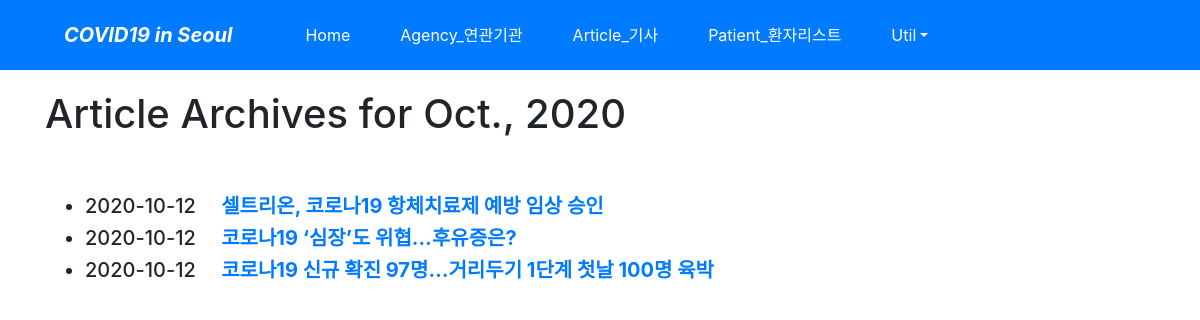
The page /article/archive/2020/oct/ on the database its author committed.
### article/models.py (models this page shows, shortened)
class Post(models.Model):
    title = models.CharField(verbose_name='TITLE', max_length=50) #기사제목
    slug = models.SlugField('SLUG', unique=True, allow_unicode=True, help_text='one word for title alias.')
    description = models.CharField('DESCRIPTION', max_length=100, blank=True, help_text='simple description text.') # 기사 설명
    content = models.TextField('CONTENT') # 기사 내용
    create_dt = models.DateTimeField('CREATE DATE', auto_now_add=True) #기사 날짜
    modify_dt = models.DateTimeField('MODIFY DATE', auto_now=True) # 기사 수정 날짜
    url = models.URLField('URL', unique=True) # 원본 기사 URL
    class Meta:
        verbose_name = 'post'
        verbose_name_plural = 'posts'
        db_table = 'article_posts'
        ordering = ('-modify_dt',)
    def get_absolute_url(self):
        return reverse('article:post_detail', args=(self.slug,))

### article/views.py (the view)
# urls.py: path('archive/<int:year>/<str:month>/', views.PostMAV.as_view(), name='post_month_archive'),
class PostMAV(MonthArchiveView):
    model = Post
    date_field = 'modify_dt'

### article/templates/article/post_archive_month.html (shortened to what this page needs)
{% extends "base.html" %}
{% block content %}
    <h1>Article Archives for {{ month|date:"N, Y" }}</h1>
    <br><br>
    <div>
        <ul>
            {% for post in object_list %}
            <li class="h5">
                {{ post.modify_dt|date:"Y-m-d" }}&emsp;
                <a href="{{ post.get_absolute_url }}"><strong>{{ post.title }}</strong></a>
            </li>
            {% endfor %}
        </ul>
    </div>
{% endblock %}

### rows shown on the page
Post: modify_dt "2020-10-12", title "셀트리온, 코로나19 항체치료제 예방 임상 승인"
Post: modify_dt "2020-10-12", title "코로나19 ‘심장’도 위협…후유증은?"
Post: modify_dt "2020-10-12", title "코로나19 신규 확진 97명…거리두기 1단계 첫날 100명 육박"

### other values the page prints
{{ month|date:"N, Y" }} "Oct., 2020"
